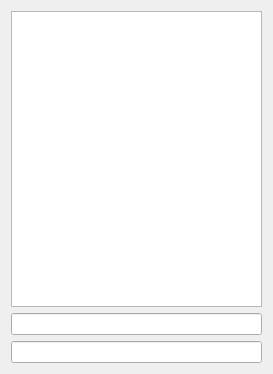
<?xml version="1.0" encoding="UTF-8"?>
<ui version="4.0">
 <class>PacketInfoWnd</class>
 <widget class="QDialog" name="PacketInfoWnd">
  <property name="geometry">
   <rect>
    <x>0</x>
    <y>0</y>
    <width>273</width>
    <height>374</height>
   </rect>
  </property>
  <property name="windowTitle">
   <string>Packet Info</string>
  </property>
  <property name="windowIcon">
   <iconset resource="openpe.qrc">
    <normaloff>:/OpenPE/Resources/information.png</normaloff>:/OpenPE/Resources/information.png</iconset>
  </property>
  <layout class="QVBoxLayout" name="verticalLayout">
   <item>
    <widget class="QTreeWidget" name="tree">
     <property name="rootIsDecorated">
      <bool>true</bool>
     </property>
     <attribute name="headerVisible">
      <bool>false</bool>
     </attribute>
    </widget>
   </item>
   <item>
    <widget class="QLineEdit" name="line_stc"/>
   </item>
   <item>
    <widget class="QLineEdit" name="line"/>
   </item>
  </layout>
 </widget>
 <layoutdefault spacing="6" margin="11"/>
 <resources>
  <include location="openpe.qrc"/>
 </resources>
 <connections/>
</ui>
